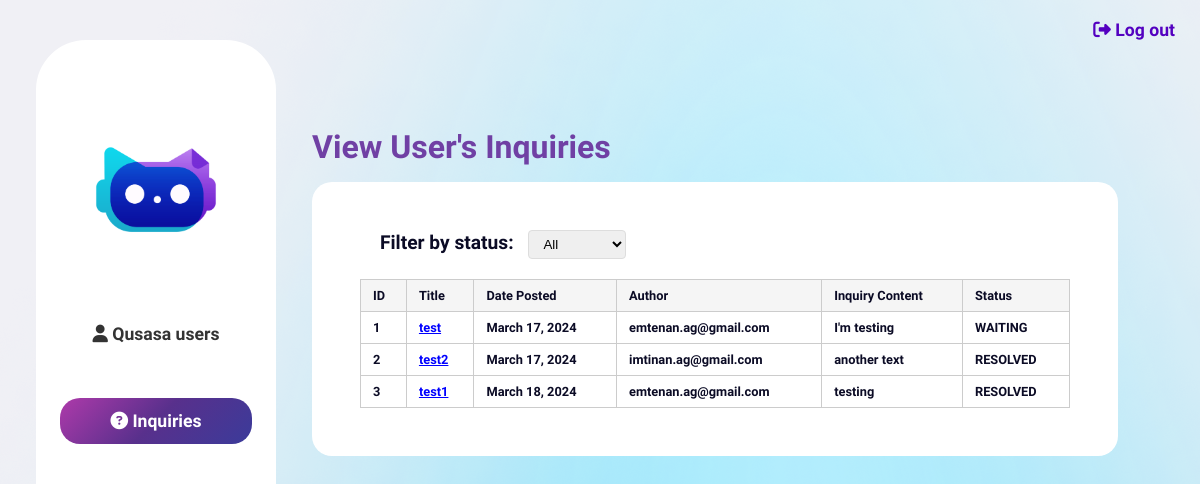
Screenshot of /inquiries/ (signed in) with the database file from the repository.
### qusasa/models.py (models this page shows)
class Inquiry(models.Model):
    title= models.CharField(max_length=1000)
    InqContent=models.TextField()
    RepContent=models.TextField()
    status = models.CharField(max_length=20, choices=STATUS_CHOICES)
    date_posted=models.DateTimeField(auto_now_add=True)
    date_resolved=models.DateTimeField(null=True, blank=True)
    author= models.ForeignKey(settings.AUTH_USER_MODEL, on_delete=models.CASCADE)

class CustomUser(AbstractUser):
    username = None  # remove the username field
    email = models.EmailField(unique=True, verbose_name='email address')
    USERNAME_FIELD = 'email'
    REQUIRED_FIELDS = ['first_name', 'last_name']  # removes email from REQUIRED_FIELDS
    is_verified = models.BooleanField(default=False)
    email_confirmation_code = models.CharField(max_length=30, blank=True, null=True)
    objects = CustomUserManager()

### qusasa/views/auth_views.py (the view)
# urls.py: path('inquiries/', views.inquiries_view, name='inquiries'),
@staff_member_required
def inquiries_view(request):
    context={
        'posts':Inquiry.objects.all()
    }
    return render(request, 'admin/inquiries.html', context)

### qusasa/backend.py (called while the page is built)
    def get_user(self, user_id):
        UserModel = get_user_model()
        try:
            return UserModel.objects.get(pk=user_id)
        except UserModel.DoesNotExist:
            return None

### qusasa/templates/admin/inquiries.html (shortened to what this page needs)
{% load static %}
<!DOCTYPE html>
<html lang="en">
<head>
    <link rel="stylesheet" href="{% static 'qusasa/css/base.css' %}">
    <link rel="stylesheet" href="{% static 'qusasa/css/admin.css' %}">
  </head>
<body>
    <a class="log-out" href="{% url 'logout' %}"><i class="fa-solid fa-right-from-bracket"></i>  Log out</a>
    <div class="side-nav">
        <div class="side-nav-container">
            <img src="{% static 'qusasa/images/Qusasa end.png'%}" alt="">
            <a class="el" href="{% url 'admin:qusasa_customuser_changelist' %}"><i class="fa-solid fa-user"></i> Qusasa users</a>
            <a class="el"  id="el-current" href="{% url 'inquiries' %}"><i class="fa-solid fa-circle-question"></i> Inquiries</a>
        </div>
    </div>
    <div class="content">
        <div class="welcome">
            View User's Inquiries
        </div>
        <div class="history">
      {% if posts %}
        <article class="media content-section">
          <div class="results">
            <div class="controls-container">
<div class="status-filter">
  <label for="statusFilter">Filter by status:</label>
  <select id="statusFilter" onchange="filterStatus()">
      <option value="all">All</option>
  </select>
</div>
</div>
            <table id="result_list">
              <thead>
                <tr>
                  <th scope="col">ID</th>
                  <th scope="col">Title</th>
                  <th scope="col">Date Posted</th>
                  <th scope="col">Author</th>
                  <th scope="col">Inquiry Content</th>
                  <th scope="col">Status</th>
                </tr>
              </thead>
              <tbody>
                {% for post in posts %}
                <tr>
                  <td>{{ post.id }}</td>
                  <td><a href="{% url 'display_inquiry' post.id %}" style="color: blue; text-decoration: underline;">{{ post.title }}</a></td>
                  <td>{{ post.date_posted|date:"F d, Y" }}</td>
                  <td>{{ post.author }}</td>
                  <td>{{ post.InqContent }}</td>
                  <td>{{ post.status }}</td>
                </tr>
                {% endfor %}
              </tbody>
            </table>
          </div>
        </article>
    {%else%}
    <h3>There is no inquiries yet.</h3>
    {%endif%}
        </div>
    </div>
</body>
</html>

### qusasa/static/qusasa/css/base.css (style rules this page uses)
html { width: 100%; margin: 0; padding: 0; background: #f0f0f5; background-repeat: no-repeat; background-attachment: fixed; font-family: 'Raleway', sans-serif; color: white; }
body { min-height: 100%; height: 100%; width: 100%; margin: 0; padding: 0; background-image: url("static/images/Frame 2.png"); background-repeat: no-repeat; background-attachment: fixed; display: flex; flex-direction: row; min-height: 100vh; justify-content: stretch; align-items: start; align-content: start; justify-items: start; }
a { text-decoration: none; }
.side-nav { min-height: 100vh; height: 100vh; width: 20%; color: black; display: flex; flex-direction: column; justify-content: center; align-content: center; align-items: center; flex-wrap: wrap; text-align: center; padding: 0 3%; margin: 0; }
.side-nav-container { margin: 0; height: 90%; width: 100%; background: white; border-radius: 50px; display: flex; flex-direction: column; align-items: center; }
.side-nav .side-nav-container img { max-height: 100px; margin-top: 100px; margin-bottom: 50px; }
.side-nav .side-nav-container .el { width: 80%; padding: 10px; font-size: 1.1rem; font-weight: 700; margin: 1.3rem 0; padding: 0.8rem 0; border-radius: 20px; cursor: pointer; transition: ease 0.2s; color: #333; }
#el-current { background: linear-gradient(-45deg, #3b3b9a, #58308c, #ae3aaa); color: white; transition: ease 0.2s; }
.log-out { color: #5300c0; cursor: pointer; transition: ease 0.2s; font-size: 1.1rem; font-weight: 700; position: absolute; top: 20px; right: 25px; }
.content { min-height: 90%; width: 30vw; display: flex; flex-direction: column; justify-content: flex-start; align-items: flex-start; flex: 1; padding-top: 5vh; }
.content .welcome { color:rgb(112, 64, 164); font-size: 2rem; font-weight: 800; padding: 3rem 0; width: 100%; }
.content .history { background-color: white; border-radius: 20px; color: #0B0B25; width: 80%; padding: 2rem; font-weight: 700; font-size: 1.2rem; }
.content .welcome { padding-bottom: 1rem; }

### qusasa/static/qusasa/css/admin.css (style rules this page uses)
html { min-height: 100%; width: 100%; margin: 0; padding: 0; background: #f0f0f5; background-repeat: no-repeat; background-attachment: fixed; font-family: 'Raleway', sans-serif; color: white; }
body { min-height: 100%; height: 100%; width: 100%; margin: 0; padding: 0; background-image: url("static/images/Frame 2.png"); background-repeat: no-repeat; background-attachment: fixed; display: flex; flex-direction: row; min-height: 100vh; justify-content: start; }
a { text-decoration: none; }
.side-nav { min-height: 100%; height: 100vh; width: 20%; color: black; display: flex; flex-direction: column; justify-content: center; align-content: center; align-items: center; flex-wrap: wrap; text-align: center; padding: 0 3%; margin: 0; }
.side-nav-container { margin: 0; height: 90%; width: 100%; background: white; border-radius: 50px; display: flex; flex-direction: column; align-items: center; }
.side-nav .side-nav-container img { max-height: 100px; margin-top: 100px; margin-bottom: 50px; }
.side-nav .side-nav-container .el { width: 80%; padding: 10px; font-size: 1.1rem; font-weight: 700; margin: 1.3rem 0; padding: 0.8rem 0; border-radius: 20px; cursor: pointer; transition: ease 0.2s; }
#el-current { background: linear-gradient(-45deg, #3b3b9a, #58308c, #ae3aaa); color: white; transition: ease 0.2s; }
.log-out { color: #5300c0; cursor: pointer; transition: ease 0.2s; font-size: 1.1rem; font-weight: 700; position: absolute; top: 20px; right: 25px; }
.content { min-height: 90%; width: 30vw; display: flex; flex-direction: column; justify-content: flex-start; align-items: flex-start; flex: 1; padding: 0rem; margin-top: 10vh; }
.content .welcome { color:rgb(112, 64, 164); font-size: 2rem; font-weight: 800; padding: 3rem 0; width: 100%; margin-bottom: 1rem; }
.content .history { background-color: white; border-radius: 20px; color: #0B0B25; width: 80%; padding: 3rem; font-weight: 700; margin-bottom: 10vh; }
.content .welcome { margin-top: 3rem; padding: 0; height: auto; }
#result_list { border-collapse: collapse; width: 100%; font-size: 0.8rem; }
#result_list th, #result_list td { border: 1px solid #ccc; padding: 8px 12px; text-align: left; }
#result_list thead th { background-color: #f5f5f5; font-weight: bold; }
label { margin-right: 1rem; }
.side-nav a { color: #333; }

### rows the page displays
Inquiry: id "1", title "test", date_posted "March 17, 2024", author "emtenan.ag@gmail.com", InqContent "I'm testing", status "WAITING"
Inquiry: id "2", title "test2", date_posted "March 17, 2024", author "imtinan.ag@gmail.com", InqContent "another text", status "RESOLVED"
Inquiry: id "3", title "test1", date_posted "March 18, 2024", author "emtenan.ag@gmail.com", InqContent "testing", status "RESOLVED"
